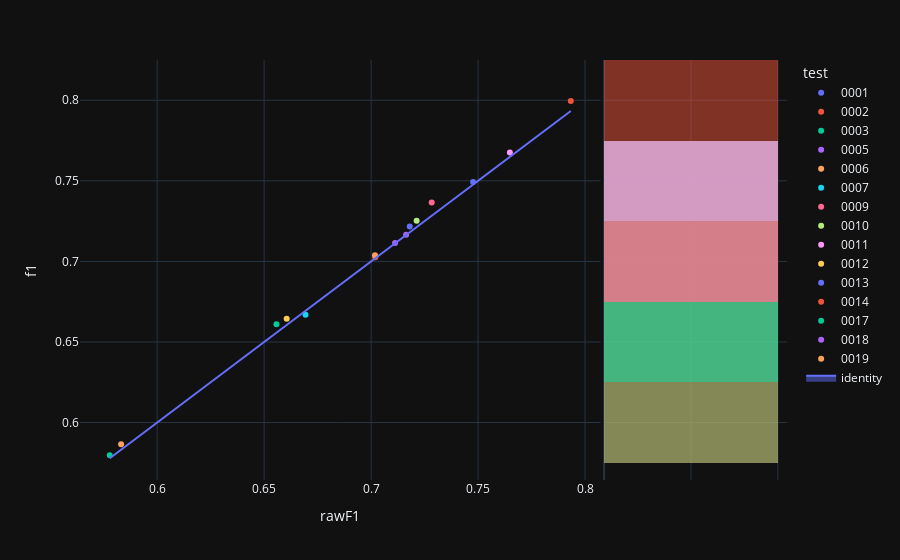

Here is the notebook cell this chart was saved with:
### Code cell
fig=px.scatter(experimentModels,x='rawF1',y='f1',color='test',hover_name='modelId', marginal_y="histogram")
fig.add_trace(
    go.Scatter(x=experimentModels['rawF1'], y=experimentModels['rawF1'], name="identity", mode='lines',fill="toself")
)
fig.show()

### Figure 1 — Plotly figure (JSON) as saved in the notebook; plotly's stock layout.template omitted (floating-point values rounded to 4 significant figures)
{"data": [{"hovertemplate": "<b>%{hovertext}</b><br><br>test=0001<br>rawF1=%{x}<br>f1=%{y}<extra></extra>", "hovertext": ["d79e5be1-85d3-472a-a22e-6481f5b1127b"], "legendgroup": "0001", "marker": {"color": "#636efa", "symbol": "circle"}, "mode": "markers", "name": "0001", "orientation": "v", "showlegend": true, "x": [0.7477], "xaxis": "x", "y": [0.7492], "yaxis": "y", "type": "scatter"}, {"alignmentgroup": "True", "bingroup": "y", "hovertemplate": "test=0001<br>f1=%{y}<br>count=%{x}<extra></extra>", "legendgroup": "0001", "marker": {"color": "#636efa"}, "name": "0001", "offsetgroup": "0001", "opacity": 0.5, "showlegend": false, "xaxis": "x2", "y": [0.7492], "yaxis": "y2", "type": "histogram"}, {"hovertemplate": "<b>%{hovertext}</b><br><br>test=0002<br>rawF1=%{x}<br>f1=%{y}<extra></extra>", "hovertext": ["604deeeb-1744-4dd9-97c3-bda02d1d0d27"], "legendgroup": "0002", "marker": {"color": "#EF553B", "symbol": "circle"}, "mode": "markers", "name": "0002", "orientation": "v", "showlegend": true, "x": [0.7934], "xaxis": "x", "y": [0.7996], "yaxis": "y", "type": "scatter"}, {"alignmentgroup": "True", "bingroup": "y", "hovertemplate": "test=0002<br>f1=%{y}<br>count=%{x}<extra></extra>", "legendgroup": "0002", "marker": {"color": "#EF553B"}, "name": "0002", "offsetgroup": "0002", "opacity": 0.5, "showlegend": false, "xaxis": "x2", "y": [0.7996], "yaxis": "y2", "type": "histogram"}, {"hovertemplate": "<b>%{hovertext}</b><br><br>test=0003<br>rawF1=%{x}<br>f1=%{y}<extra></extra>", "hovertext": ["fd829af9-4256-476c-bc47-c5390cafe144"], "legendgroup": "0003", "marker": {"color": "#00cc96", "symbol": "circle"}, "mode": "markers", "name": "0003", "orientation": "v", "showlegend": true, "x": [0.5779], "xaxis": "x", "y": [0.5797], "yaxis": "y", "type": "scatter"}, {"alignmentgroup": "True", "bingroup": "y", "hovertemplate": "test=0003<br>f1=%{y}<br>count=%{x}<extra></extra>", "legendgroup": "0003", "marker": {"color": "#00cc96"}, "name": "0003", "offsetgroup": "0003", "opacity": 0.5, "showlegend": false, "xaxis": "x2", "y": [0.5797], "yaxis": "y2", "type": "histogram"}, {"hovertemplate": "<b>%{hovertext}</b><br><br>test=0005<br>rawF1=%{x}<br>f1=%{y}<extra></extra>", "hovertext": ["9fc96fec-cfb6-405e-8f65-e083b96b4243"], "legendgroup": "0005", "marker": {"color": "#ab63fa", "symbol": "circle"}, "mode": "markers", "name": "0005", "orientation": "v", "showlegend": true, "x": [0.7112], "xaxis": "x", "y": [0.7114], "yaxis": "y", "type": "scatter"}, {"alignmentgroup": "True", "bingroup": "y", "hovertemplate": "test=0005<br>f1=%{y}<br>count=%{x}<extra></extra>", "legendgroup": "0005", "marker": {"color": "#ab63fa"}, "name": "0005", "offsetgroup": "0005", "opacity": 0.5, "showlegend": false, "xaxis": "x2", "y": [0.7114], "yaxis": "y2", "type": "histogram"}, {"hovertemplate": "<b>%{hovertext}</b><br><br>test=0006<br>rawF1=%{x}<br>f1=%{y}<extra></extra>", "hovertext": ["e2547620-adc4-4bd4-9296-83d8386b6430"], "legendgroup": "0006", "marker": {"color": "#FFA15A", "symbol": "circle"}, "mode": "markers", "name": "0006", "orientation": "v", "showlegend": true, "x": [0.5832], "xaxis": "x", "y": [0.5866], "yaxis": "y", "type": "scatter"}, {"alignmentgroup": "True", "bingroup": "y", "hovertemplate": "test=0006<br>f1=%{y}<br>count=%{x}<extra></extra>", "legendgroup": "0006", "marker": {"color": "#FFA15A"}, "name": "0006", "offsetgroup": "0006", "opacity": 0.5, "showlegend": false, "xaxis": "x2", "y": [0.5866], "yaxis": "y2", "type": "histogram"}, {"hovertemplate": "<b>%{hovertext}</b><br><br>test=0007<br>rawF1=%{x}<br>f1=%{y}<extra></extra>", "hovertext": ["04b442ab-22b5-48a7-a1c0-072c20a626f0"], "legendgroup": "0007", "marker": {"color": "#19d3f3", "symbol": "circle"}, "mode": "markers", "name": "0007", "orientation": "v", "showlegend": true, "x": [0.6694], "xaxis": "x", "y": [0.6669], "yaxis": "y", "type": "scatter"}, {"alignmentgroup": "True", "bingroup": "y", "hovertemplate": "test=0007<br>f1=%{y}<br>count=%{x}<extra></extra>", "legendgroup": "0007", "marker": {"color": "#19d3f3"}, "name": "0007", "offsetgroup": "0007", "opacity": 0.5, "showlegend": false, "xaxis": "x2", "y": [0.6669], "yaxis": "y2", "type": "histogram"}, {"hovertemplate": "<b>%{hovertext}</b><br><br>test=0009<br>rawF1=%{x}<br>f1=%{y}<extra></extra>", "hovertext": ["0d3a86ae-0c6c-4b2b-a26b-fad23892331c"], "legendgroup": "0009", "marker": {"color": "#FF6692", "symbol": "circle"}, "mode": "markers", "name": "0009", "orientation": "v", "showlegend": true, "x": [0.7283], "xaxis": "x", "y": [0.7365], "yaxis": "y", "type": "scatter"}, {"alignmentgroup": "True", "bingroup": "y", "hovertemplate": "test=0009<br>f1=%{y}<br>count=%{x}<extra></extra>", "legendgroup": "0009", "marker": {"color": "#FF6692"}, "name": "0009", "offsetgroup": "0009", "opacity": 0.5, "showlegend": false, "xaxis": "x2", "y": [0.7365], "yaxis": "y2", "type": "histogram"}, {"hovertemplate": "<b>%{hovertext}</b><br><br>test=0010<br>rawF1=%{x}<br>f1=%{y}<extra></extra>", "hovertext": ["caf69e05-ecee-4093-b879-c3f91599d0af"], "legendgroup": "0010", "marker": {"color": "#B6E880", "symbol": "circle"}, "mode": "markers", "name": "0010", "orientation": "v", "showlegend": true, "x": [0.7213], "xaxis": "x", "y": [0.7252], "yaxis": "y", "type": "scatter"}, {"alignmentgroup": "True", "bingroup": "y", "hovertemplate": "test=0010<br>f1=%{y}<br>count=%{x}<extra></extra>", "legendgroup": "0010", "marker": {"color": "#B6E880"}, "name": "0010", "offsetgroup": "0010", "opacity": 0.5, "showlegend": false, "xaxis": "x2", "y": [0.7252], "yaxis": "y2", "type": "histogram"}, {"hovertemplate": "<b>%{hovertext}</b><br><br>test=0011<br>rawF1=%{x}<br>f1=%{y}<extra></extra>", "hovertext": ["ed3f6f59-4859-4d08-b747-68d09e29b921"], "legendgroup": "0011", "marker": {"color": "#FF97FF", "symbol": "circle"}, "mode": "markers", "name": "0011", "orientation": "v", "showlegend": true, "x": [0.7649], "xaxis": "x", "y": [0.7675], "yaxis": "y", "type": "scatter"}, {"alignmentgroup": "True", "bingroup": "y", "hovertemplate": "test=0011<br>f1=%{y}<br>count=%{x}<extra></extra>", "legendgroup": "0011", "marker": {"color": "#FF97FF"}, "name": "0011", "offsetgroup": "0011", "opacity": 0.5, "showlegend": false, "xaxis": "x2", "y": [0.7675], "yaxis": "y2", "type": "histogram"}, {"hovertemplate": "<b>%{hovertext}</b><br><br>test=0012<br>rawF1=%{x}<br>f1=%{y}<extra></extra>", "hovertext": ["a3abdc6c-1e79-45d2-90a9-06416c8ffa59"], "legendgroup": "0012", "marker": {"color": "#FECB52", "symbol": "circle"}, "mode": "markers", "name": "0012", "orientation": "v", "showlegend": true, "x": [0.6605], "xaxis": "x", "y": [0.6644], "yaxis": "y", "type": "scatter"}, {"alignmentgroup": "True", "bingroup": "y", "hovertemplate": "test=0012<br>f1=%{y}<br>count=%{x}<extra></extra>", "legendgroup": "0012", "marker": {"color": "#FECB52"}, "name": "0012", "offsetgroup": "0012", "opacity": 0.5, "showlegend": false, "xaxis": "x2", "y": [0.6644], "yaxis": "y2", "type": "histogram"}, {"hovertemplate": "<b>%{hovertext}</b><br><br>test=0013<br>rawF1=%{x}<br>f1=%{y}<extra></extra>", "hovertext": ["7004596b-b1ca-4324-8901-a0778774435f"], "legendgroup": "0013", "marker": {"color": "#636efa", "symbol": "circle"}, "mode": "markers", "name": "0013", "orientation": "v", "showlegend": true, "x": [0.7181], "xaxis": "x", "y": [0.7216], "yaxis": "y", "type": "scatter"}, {"alignmentgroup": "True", "bingroup": "y", "hovertemplate": "test=0013<br>f1=%{y}<br>count=%{x}<extra></extra>", "legendgroup": "0013", "marker": {"color": "#636efa"}, "name": "0013", "offsetgroup": "0013", "opacity": 0.5, "showlegend": false, "xaxis": "x2", "y": [0.7216], "yaxis": "y2", "type": "histogram"}, {"hovertemplate": "<b>%{hovertext}</b><br><br>test=0014<br>rawF1=%{x}<br>f1=%{y}<extra></extra>", "hovertext": ["b53310fe-00ec-479d-9bfa-8f290e751d12"], "legendgroup": "0014", "marker": {"color": "#EF553B", "symbol": "circle"}, "mode": "markers", "name": "0014", "orientation": "v", "showlegend": true, "x": [0.702], "xaxis": "x", "y": [0.7025], "yaxis": "y", "type": "scatter"}, {"alignmentgroup": "True", "bingroup": "y", "hovertemplate": "test=0014<br>f1=%{y}<br>count=%{x}<extra></extra>", "legendgroup": "0014", "marker": {"color": "#EF553B"}, "name": "0014", "offsetgroup": "0014", "opacity": 0.5, "showlegend": false, "xaxis": "x2", "y": [0.7025], "yaxis": "y2", "type": "histogram"}, {"hovertemplate": "<b>%{hovertext}</b><br><br>test=0017<br>rawF1=%{x}<br>f1=%{y}<extra></extra>", "hovertext": ["578d1542-3fb4-47a1-9d2b-58dd25c765ac"], "legendgroup": "0017", "marker": {"color": "#00cc96", "symbol": "circle"}, "mode": "markers", "name": "0017", "orientation": "v", "showlegend": true, "x": [0.6558], "xaxis": "x", "y": [0.6611], "yaxis": "y", "type": "scatter"}, {"alignmentgroup": "True", "bingroup": "y", "hovertemplate": "test=0017<br>f1=%{y}<br>count=%{x}<extra></extra>", "legendgroup": "0017", "marker": {"color": "#00cc96"}, "name": "0017", "offsetgroup": "0017", "opacity": 0.5, "showlegend": false, "xaxis": "x2", "y": [0.6611], "yaxis": "y2", "type": "histogram"}, {"hovertemplate": "<b>%{hovertext}</b><br><br>test=0018<br>rawF1=%{x}<br>f1=%{y}<extra></extra>", "hovertext": ["31ed4519-9d74-4339-ac68-efa3f02eff43"], "legendgroup": "0018", "marker": {"color": "#ab63fa", "symbol": "circle"}, "mode": "markers", "name": "0018", "orientation": "v", "showlegend": true, "x": [0.7164], "xaxis": "x", "y": [0.7165], "yaxis": "y", "type": "scatter"}, {"alignmentgroup": "True", "bingroup": "y", "hovertemplate": "test=0018<br>f1=%{y}<br>count=%{x}<extra></extra>", "legendgroup": "0018", "marker": {"color": "#ab63fa"}, "name": "0018", "offsetgroup": "0018", "opacity": 0.5, "showlegend": false, "xaxis": "x2", "y": [0.7165], "yaxis": "y2", "type": "histogram"}, {"hovertemplate": "<b>%{hovertext}</b><br><br>test=0019<br>rawF1=%{x}<br>f1=%{y}<extra></extra>", "hovertext": ["d47ade15-c1f2-4a60-a813-dfa7c35c1cdf"], "legendgroup": "0019", "marker": {"color": "#FFA15A", "symbol": "circle"}, "mode": "markers", "name": "0019", "orientation": "v", "showlegend": true, "x": [0.7018], "xaxis": "x", "y": [0.7038], "yaxis": "y", "type": "scatter"}, {"alignmentgroup": "True", "bingroup": "y", "hovertemplate": "test=0019<br>f1=%{y}<br>count=%{x}<extra></extra>", "legendgroup": "0019", "marker": {"color": "#FFA15A"}, "name": "0019", "offsetgroup": "0019", "opacity": 0.5, "showlegend": false, "xaxis": "x2", "y": [0.7038], "yaxis": "y2", "type": "histogram"}, {"fill": "toself", "mode": "lines", "name": "identity", "x": [0.7477, 0.7934, 0.5779, 0.7112, 0.5832, 0.6694, 0.7283, 0.7213, 0.7649, 0.6605, 0.7181, 0.702, 0.6558, 0.7164, 0.7018], "y": [0.7477, 0.7934, 0.5779, 0.7112, 0.5832, 0.6694, 0.7283, 0.7213, 0.7649, 0.6605, 0.7181, 0.702, 0.6558, 0.7164, 0.7018], "type": "scatter"}], "layout": {"xaxis": {"anchor": "y", "domain": [0.0, 0.7363], "title": {"text": "rawF1"}}, "yaxis": {"anchor": "x", "domain": [0.0, 1.0], "title": {"text": "f1"}}, "xaxis2": {"anchor": "y2", "domain": [0.7413, 1.0], "matches": "x2", "showticklabels": false, "showline": false, "ticks": "", "showgrid": true}, "yaxis2": {"anchor": "x2", "domain": [0.0, 1.0], "matches": "y", "showticklabels": false, "showgrid": true}, "legend": {"title": {"text": "test"}, "tracegroupgap": 0}, "margin": {"t": 60}, "barmode": "overlay"}}
